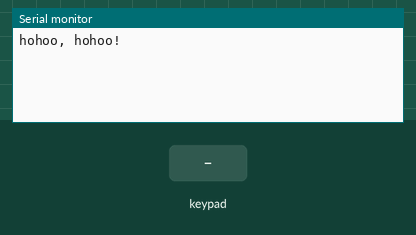
This sketch was run on a simulated Arduino Uno, built for the host (arithmetic inside an expression is 32-bit, double 64-bit). Parts: the last lines printed to the serial monitor. Wiring (inferred from the names in the program): 4×3 keypad with keys 1 2 3 4 5 6 7 8 9 * 0 # (labels assumed): rows pin 19, pin 18, pin 13, pin 12; columns pin 11, pin 10, pin 2. The test bench sets the inputs (shaded band).

Above: at 1.2 s.
1.3 s: key '1' pressed
At 1.8 s:
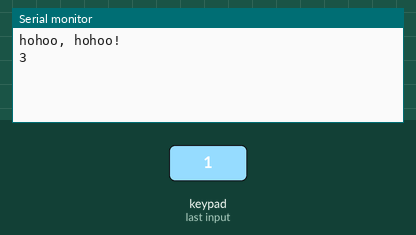
2.8 s: keypad keys 1 2 pressed 0.4 s apart
At 3.6 s:
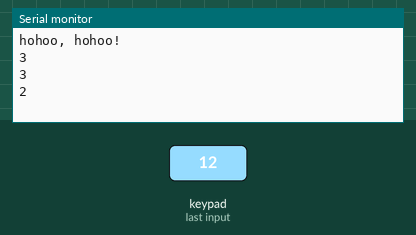
5.1 s: key '3' pressed
At 5.9 s:
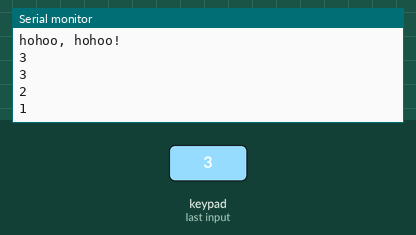
6.6 s: keypad keys 1 2 # pressed 0.4 s apart
At 8.1 s:
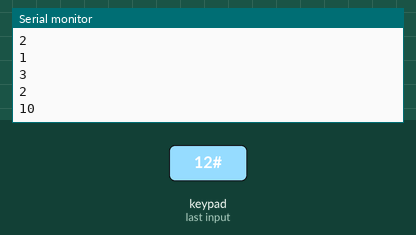
Timing chart, 0 to 9.6 s (numbered marks = the images above; inputs shaded):
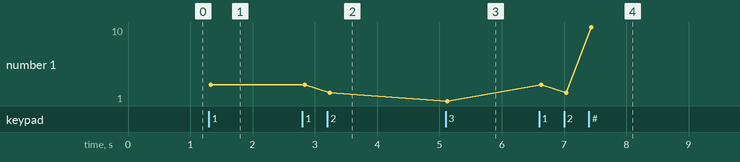

Measured:
- after the input at 1.3 s, the serial monitor: prints a new line at once (image 1)
- after the input at 2.8 s, the serial monitor: prints a new line after 0.44 s (image 2)
- after the input at 5.1 s, the serial monitor: prints a new line at once (image 3)
- after the input at 6.6 s, the serial monitor: prints a new line at once (image 4)
- plotted number 1: 3 → 2 after the input at 2.8 s, 2 → 1 after the input at 5.1 s, 1 → 10 after the input at 6.6 s

The sketch:

cl_2_v1.ino
```cpp
int X1=11;
int X2=10;
int X3=2;
int Y1=19;
int Y2=18;
int Y3=13;
int Y4=12;
int read_delay=20;
int button_press_flag=0;


int pressed_keys[13]={0,0,0,0,0,0,0,0,0,0,0,0,0};


void setup()
{
  Serial.begin(115200);
  Serial.println("hohoo, hohoo!");

  pinMode(X1, OUTPUT); // digital sensor is on digital pin 2
  pinMode(X2, OUTPUT); // digital sensor is on digital pin 2
  pinMode(X3, OUTPUT); // digital sensor is on digital pin 2
  pinMode(Y1, INPUT_PULLDOWN); // digital sensor is on digital pin 2
  pinMode(Y2, INPUT_PULLDOWN); // digital sensor is on digital pin 2
  pinMode(Y3, INPUT_PULLDOWN); // digital sensor is on digital pin 2
  pinMode(Y4, INPUT_PULLDOWN); // digital sensor is on digital pin 2
}

void loop()
{
  /*
if (read_keys()){
Serial.println(button_press_flag);
button_press_flag=0;
}
else{
Serial.println("nop");
delay(333);}
*/

read_keys();
uart_send();


/*if (Serial.available() > 0) {
    // get incoming byte:
    inByte = Serial.read();
    // read first analog input:
    firstSensor = analogRead(A0);
    // read second analog input:
    secondSensor = analogRead(A1);
    // read switch, map it to 0 or 255L
    thirdSensor = map(digitalRead(2), 0, 1, 0, 255);
    // send sensor values:
    Serial.print(firstSensor);
    Serial.print(",");
    Serial.print(secondSensor);
    Serial.print(",");
    Serial.println(thirdSensor);
  }
}

void establishContact() {
  while (Serial.available() <= 0) {
    Serial.println("0,0,0"); // send an initial string
    delay(300);
  }*/
}

int read_keys(){
read_segment_1();
read_segment_2();
read_segment_3();

delay(read_delay);
return(button_press_flag);
}

void uart_send(){


  for(int i=0; i<=12; i++){
    if(pressed_keys[i]){
      Serial.println(i);
      pressed_keys[i]=0;
      Serial.print("\r");
      delay(200);
    }
    //Serial.print(pressed_keys[i]);
    //delay(10);
  }

}

void read_segment_1(){
digitalWrite(X1,1);
digitalWrite(X2,0);
digitalWrite(X3,0);
if (digitalRead(Y1)) {
  pressed_keys[3]=1;
  button_press_flag++;
  }
if (digitalRead(Y2)) {
  pressed_keys[6]=1;
  button_press_flag++;
  //Serial.println("pecka");
  }
if (digitalRead(Y3)) {
  pressed_keys[9]=1;
  button_press_flag++;
  }
if (digitalRead(Y4)) {
  pressed_keys[11]=1;
  button_press_flag++;
  }
}
void read_segment_2(){

digitalWrite(X1,0);
digitalWrite(X2,1);
digitalWrite(X3,0);
if (digitalRead(Y1)) {
  pressed_keys[2]=1;
  button_press_flag++;
  }
if (digitalRead(Y2)) {
  pressed_keys[5]=1;
  button_press_flag++;
  }
if (digitalRead(Y3)) {
  pressed_keys[8]=1;
  button_press_flag++;
  }
if (digitalRead(Y4)) {
  pressed_keys[0]=1;
  button_press_flag++;
  }
}
void read_segment_3(){

digitalWrite(X1,0);
digitalWrite(X2,0);
digitalWrite(X3,1);
if (digitalRead(Y1)) {
  pressed_keys[1]=1;
  button_press_flag++;
  }
if (digitalRead(Y2)) {
  pressed_keys[4]=1;
  button_press_flag++;
  }
if (digitalRead(Y3)) {
  pressed_keys[7]=1;
  button_press_flag++;
  }
if (digitalRead(Y4)) {
  pressed_keys[10]=1;
  button_press_flag++;
  }
}
```
